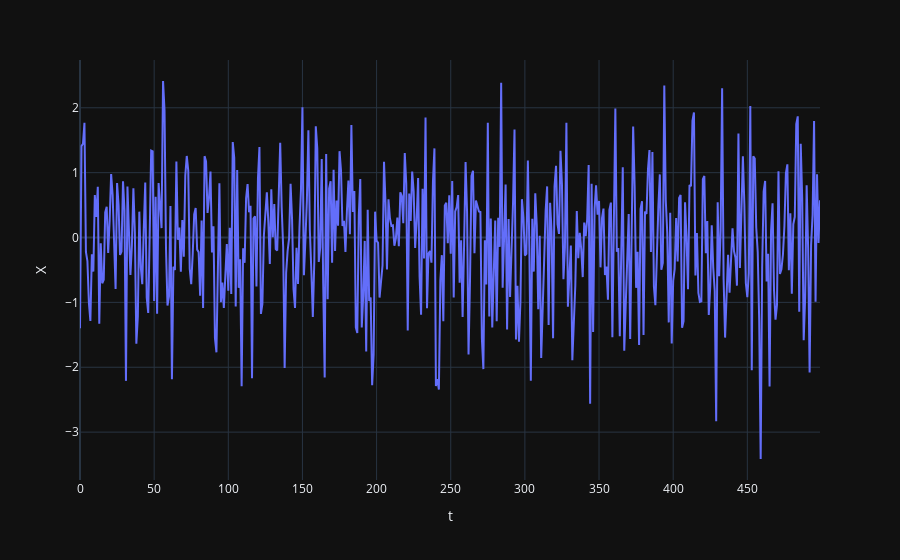

The cell this chart's notebook holds for it:
### Code cell
import plotly.express as px
fig= px.line(df, x='t', y= 'X')
fig.show()

### Figure 1 — Plotly figure (JSON) as saved in the notebook; plotly's stock layout.template omitted (floating-point values rounded to 4 significant figures; data arrays with more than 128 entries replaced by an {"elided": "..."} marker saying what was removed)
{"data": [{"hovertemplate": "t=%{x}<br>X=%{y}<extra></extra>", "legendgroup": "", "line": {"color": "#636efa", "dash": "solid"}, "marker": {"symbol": "circle"}, "mode": "lines", "name": "", "orientation": "v", "showlegend": false, "x": {"elided": "500 int values"}, "xaxis": "x", "y": {"elided": "500 float values"}, "yaxis": "y", "type": "scatter"}], "layout": {"xaxis": {"anchor": "y", "domain": [0.0, 1.0], "title": {"text": "t"}}, "yaxis": {"anchor": "x", "domain": [0.0, 1.0], "title": {"text": "X"}}, "legend": {"tracegroupgap": 0}, "margin": {"t": 60}}}
